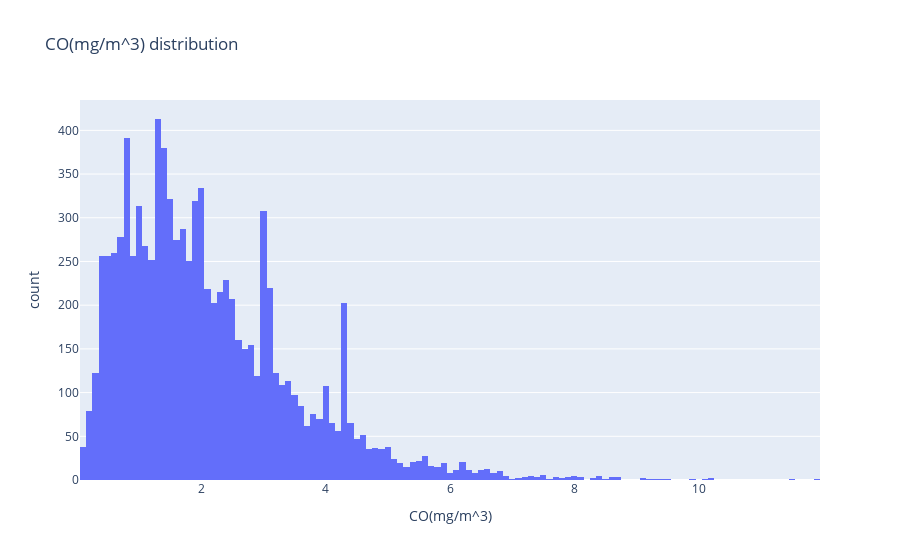

Notebook code cell kept with this figure:
### Code cell
# plot the distribution of the CO(mg/m^3) column and the Delta CO(mg/m^3) column
fig = px.histogram(df, x="CO(mg/m^3)", title="CO(mg/m^3) distribution")
fig.show()

### Figure 1 — Plotly figure (JSON) as saved in the notebook; plotly's stock layout.template omitted (floating-point values rounded to 4 significant figures; data arrays with more than 128 entries replaced by an {"elided": "..."} marker saying what was removed)
{"data": [{"alignmentgroup": "True", "bingroup": "x", "hovertemplate": "CO(mg/m^3)=%{x}<br>count=%{y}<extra></extra>", "legendgroup": "", "marker": {"color": "#636efa", "pattern": {"shape": ""}}, "name": "", "offsetgroup": "", "orientation": "v", "showlegend": false, "type": "histogram", "x": {"elided": "9356 float values"}, "xaxis": "x", "yaxis": "y"}], "layout": {"barmode": "relative", "legend": {"tracegroupgap": 0}, "title": {"text": "CO(mg/m^3) distribution"}, "xaxis": {"anchor": "y", "domain": [0, 1], "title": {"text": "CO(mg/m^3)"}}, "yaxis": {"anchor": "x", "domain": [0, 1], "title": {"text": "count"}}}}
